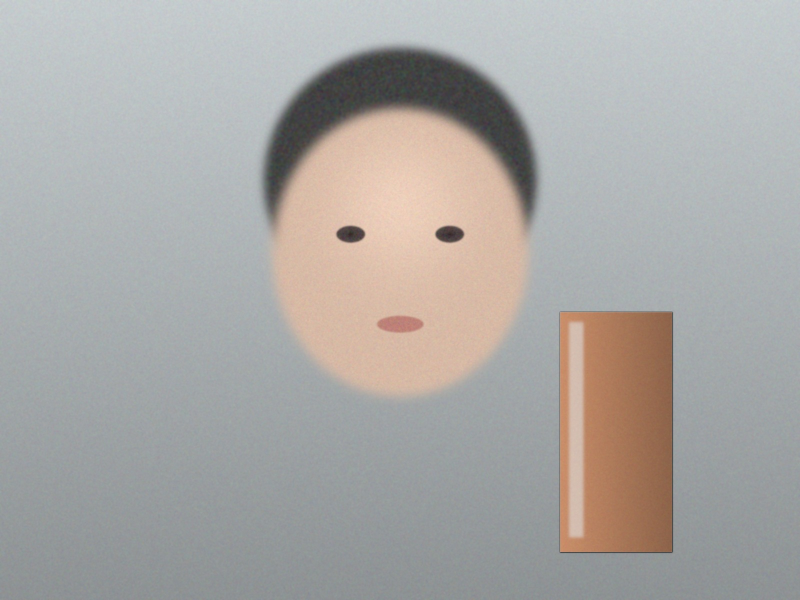
#> input picture samples/base_neutral.jpg, 1600 x 1200 px (shown at 1/2 size); its folder holds only this picture in this run
$ python -i noise.py   (imports and definitions only)
#> lines starting #> are read from the running program, lines starting #| are printed output that depends on the picture
#> further down, picture is the input picture: shape (1200, 1600, 3); mean B, G, R 166.1, 168.4, 170.3
### voiceguard/forensics/ela.py
"""检测器一：ELA 误差水平分析（Error Level Analysis）

原理：把图以固定 JPEG 质量重压缩一次再求差。**已按某质量压缩过的区域再压缩残差小**，
从别处贴进来的"原始像素"残差大 → 压缩历史不同的区域会被点亮。

本实现严格照《图像取证算法手册》§1，并落实其最重要的工程结论：
    ELA 是「方向提示器」，不是「判定器」。必须看极性和形态，不能只看绝对值。
        z > +τ（更亮） → 拼接 / 亮度调整嫌疑（真正的伪造方向）
        z < −τ（更暗） → **优先归因美颜磨皮**（正常内容，须降权）
出处：Krawetz, Black Hat USA 2007（ELA 原始提出者，无同行评审论文，方案书勿编造 IEEE 引用）；
     Farid, IEEE SPM 2009, DOI 10.1109/MSP.2008.931079（信号基础）。
"""

from __future__ import annotations

from pathlib import Path

import cv2
import numpy as np

from .. import config
from .base import DetectionResult, is_platform_recompressed, load_and_prepare

NAME = "ela"


# ------------------------------------------------------------------ 核心算法


def compute_ela(img_bgr: np.ndarray, quality: int = 90) -> np.ndarray:
    """返回 float32 ELA 差值图（未放大），HxW，范围 [0,255]。"""
    ok, buf = cv2.imencode(".jpg", img_bgr, [int(cv2.IMWRITE_JPEG_QUALITY), int(quality)])
    if not ok:
        raise RuntimeError("JPEG 编码失败")
    recomp = cv2.imdecode(buf, cv2.IMREAD_COLOR)
    diff = cv2.absdiff(img_bgr, recomp).astype(np.float32)   # int16 语义，防 uint8 回绕
    return diff.max(axis=2)                                  # 取通道最大 → 对色度篡改更敏感


def effective_block(block: int, h: int, w: int) -> int:
    """极小图的块自适应：短边不足一个 block 时把 block 缩到短边（下限 1）。

    为什么（实测教训）：旧口径下 4×4 图配 block=8 → H//block = 0 → 退回 cell 级得到 1×1 块，
    但**切片窗口**仍是 block×block = 8×8（实际只有 16 个元素）→ reshape(1,8,1,8) 抛
    `ValueError: cannot reshape array of size 16 into shape (1,8,1,8)` —— 图还没判，报告先没了。
    让 block 跟着短边缩，切片窗口与块网格就永远自洽。

    硬约束：h ≥ block 且 w ≥ block 时返回原值 ⇒ 任何"装得下至少一个块"的图（8×8 起）
    的块切分、分数、z、regions、notes 逐字不变。
    """
    return max(1, min(int(block), int(h), int(w)))


def ela_block_score(diff: np.ndarray, block: int = 16, robust_z: float = 4.0,
                    min_area_ratio: float = 0.005) -> tuple:
    """差值图 → 块级统计 + 稳健 z + 可疑区域（连通域）。

    稳健统计（median + MAD）是关键：脸上一大片高值会把 mean/std 抬飞，
    用 mean/std 定阈值会导致"越异常越检不出"。
    """
    H, W = diff.shape
    block = effective_block(block, H, W)     # 极小图缩块（round5 症状 B）；H,W ≥ block 时原样返回
    hb, wb = H // block, W // block
    if hb < 2 or wb < 2:            # 图太小，退回 cell 级
        hb, wb = max(hb, 1), max(wb, 1)
    d = diff[: hb * block, : wb * block].reshape(hb, block, wb, block)
    block_mean = d.mean(axis=(1, 3))                     # (hb, wb) 块级 ELA 强度

    med = float(np.median(block_mean))
    mad = float(np.median(np.abs(block_mean - med))) + 1e-6
    sigma_hat = 1.4826 * mad                             # 与正态 std 一致的稳健尺度
    z = (block_mean - med) / sigma_hat                   # 块级稳健 z

    mask = (np.abs(z) > robust_z).astype(np.uint8)       # 双向：亮/暗都算异常
    if mask.any():
        mask = cv2.morphologyEx(mask, cv2.MORPH_OPEN, np.ones((2, 2), np.uint8))
    n, lab, stats, _ = cv2.connectedComponentsWithStats(mask, 8)

    regions, area_bad = [], 0
    for i in range(1, n):
        x, y, w, h, area = stats[i]
        if area / float(hb * wb) < min_area_ratio:
            continue
        sel = lab[y : y + h, x : x + w] == i          # 只统计**掩膜内**的块
        sub = z[y : y + h, x : x + w]
        vals = sub[sel] if sel.any() else sub
        z_mean, z_peak = float(vals.mean()), float(vals.max())
        pix = (x * block, y * block, w * block, h * block)
        regions.append({
            "bbox": [int(v) for v in pix],
            "z": round(z_peak, 3),          # 兼容字段：阈值判定看峰值
            "z_peak": round(z_peak, 3),
            "z_mean": round(z_mean, 3),     # 区域整体强度（只在掩膜内平均）
            "n_blocks": int(sel.sum()),
            "polarity": "brighter" if z_mean > 0 else "darker",
            "area_ratio": float(area / float(hb * wb)),
            "shape": _shape_hint(diff, pix, block),
        })
        area_bad += area

    regions.sort(key=lambda r: abs(r["z_peak"]), reverse=True)
    cv_ratio = float(block_mean.std() / (block_mean.mean() + 1e-6))
    return block_mean, z, regions, float(area_bad / float(hb * wb)), cv_ratio


# [40 lines left out: function _shape_hint, not called in this run]


# ------------------------------------------------------------------ 检测器入口


def ela_detector(img_bgr: np.ndarray, cfg: dict | None = None, meta: dict | None = None) -> DetectionResult:
    cfg = {**config.ELA_CFG, **(cfg or {})}
    meta = meta or {"is_jpeg": False, "shape": img_bgr.shape, "exif_present": False}
    H, W = img_bgr.shape[:2]

    # 小图降块（手册：短边<600 用 block=8）
    block = cfg["block"] if min(H, W) >= 600 else 8
    block_eff = effective_block(block, H, W)   # 极小图（短边 < block）缩块；正常图原样返回
    too_small = block_eff < block              # 短边装不下一个块 → 本次 ELA 不适用

    diff = compute_ela(img_bgr, cfg["quality"])
    block_mean, z, regions, area_ratio, cv_ratio = ela_block_score(
        diff, block=block_eff, robust_z=cfg["robust_z"], min_area_ratio=cfg["min_area_ratio"]
    )

    # ---- 交叉验证 q=75：只在某个 q 下出现的区域大概率是纹理/美颜伪影
    diff_x = compute_ela(img_bgr, cfg["quality_cross"])
    _, _, regions_x, _, _ = ela_block_score(
        diff_x, block=block_eff, robust_z=cfg["robust_z"], min_area_ratio=cfg["min_area_ratio"]
    )
    supported = 0
    for r in regions:
        if any(_iou(r["bbox"], rx["bbox"]) >= 0.3 and rx["polarity"] == r["polarity"] for rx in regions_x):
            r["dual_q"] = True
            supported += 1
        else:
            r["dual_q"] = False
    dual_q_consistency = (supported / len(regions)) if regions else 1.0

    # ---- 极性加权打分（手册 §1.6.1：w_pos=1.0, w_neg=0.33）
    weighted = 0.0
    for r in regions:
        w_ = cfg["w_pos"] if r["polarity"] == "brighter" else cfg["w_neg"]
        if not r["dual_q"]:                 # 双 q 不一致 → 再降一半
            w_ *= 0.5
        weighted += r["area_ratio"] * w_
    score = min(1.0, weighted / cfg["score_full_area"])

    # ---- confidence 三档（手册 §1.6.3 / §1.6.4）
    notes: list[str] = []
    conf = "high"
    platform_rc, signals = is_platform_recompressed(meta)
    no_jpeg_history = not meta.get("is_jpeg", False)
    if cfg["quality"] >= cfg["q_reversal_warn"]:
        notes.append(f"⚠️ 重压缩质量 q={cfg['quality']} ≥ {cfg['q_reversal_warn']}：已实测到"
                     "『磨皮区 ELA 反升、极性变偏亮』的误报（2026-09-18 回归测试），"
                     "建议 q 取原图质量−5~10（默认 90）。")

    if too_small:
        # 与"无 JPEG 历史"同族的第三类"不适用"：样本量根本不够，缩块只是让流程走得下去。
        # 同样绝不能输出"无异常"——1×1 图上"没检出异常块"是恒真的废话，会被读成"干净"。
        conf = "low"
        score *= config.LOW_CONF_PENALTY
        notes.append(f"图太小（{W}×{H}，短边装不下一个 {block}px 分析块）→ ELA 不适用"
                     f"（**不是『无异常』**）：已把块缩到 {block_eff}px 仅为让流程走完，"
                     "块级稳健统计没有足够样本，任何残差都无区分度。"
                     "建议改用噪声残差/纹理检测器，或请创作者提供原始尺寸图。")
    elif no_jpeg_history:
        # 关键：不能输出"无异常"，那会被误读为"没篡改"。必须声明不适用。
        conf = "low"
        score *= config.LOW_CONF_PENALTY
        notes.append("输入无 JPEG 压缩历史（PNG/截图）→ ELA 不适用，全图残差均匀无区分度；"
                     "建议改看噪声残差与纹理检测器。注意：这是『不适用』，不是『无异常』。")
    elif platform_rc:
        conf = "low"
        score *= config.PLATFORM_PENALTY
        notes.append("疑似平台二次压缩（" + "；".join(signals) + "）→ 原始压缩史已被覆盖，"
                     "ELA 证据力弱，分数已按 0.3 降权。主动声明局限，是可信度的一部分。")
    elif dual_q_consistency < 0.5 and regions:
        conf = "mid"
        notes.append(f"双质量交叉验证一致性仅 {dual_q_consistency:.0%}（q=90 与 q=75 区域不重合）"
                     "→ 可疑区更可能来自纹理/美颜伪影，已降级。")
    if cv_ratio < 0.15 and not no_jpeg_history and not too_small:
        notes.append(f"全图块级 ELA 离散度很低（CV={cv_ratio:.3f}）→ 图像可能经过全局统一处理"
                     "（整图套了同一滤镜），此时 ELA 敏感性下降，勿据此下结论。")

    for r in regions[:5]:
        x, y, w, h = r["bbox"]
        if r["polarity"] == "brighter":
            notes.append(f"检测到残差高于全图中位的区域：位于 (x={x}, y={y}, {w}×{h})，"
                         f"峰值 z=+{r['z_peak']:.1f}（区域均值 z={r['z_mean']:+.1f}，{r['n_blocks']} 块），"
                         f"形态：{r['shape']}，"
                         f"双质量一致性={'是' if r['dual_q'] else '否'}。符合拼接/亮度调整特征。")
        else:
            notes.append(f"检测到大片低残差区：位于 (x={x}, y={y}, {w}×{h})，"
                         f"峰值 z={r['z_peak']:.1f}（区域均值 z={r['z_mean']:+.1f}，{r['n_blocks']} 块），"
                         f"形态：{r['shape']} → **优先归因美颜磨皮**（正常内容），已按 0.33 权重降权。")
    if not regions:
        if no_jpeg_history or too_small:
            # 不适用时不评价：说"未检出异常块"会被顺读成"没篡改"。
            notes.append("（本次输入 ELA 不适用，故不作『未检出异常』的评价。）")
        else:
            notes.append("未检出显著 ELA 异常块。注意：这不等于『未篡改』——平台重压缩/全局滤镜会抹平 ELA 对比。")

    heatmap = _to_unit(block_mean)
    raw = {
        "diff_img": diff,
        "block_mean": block_mean,
        "z": z,
        "quality": cfg["quality"],
        "quality_cross": cfg["quality_cross"],
        # 报告**实际用的**块尺寸：极小图上它 < 名义 block，藏着会让复核者复算不出来
        "block": block_eff,
        "robust_z": cfg["robust_z"],
        "median": float(np.median(block_mean)),
        "sigma_hat": float(1.4826 * np.median(np.abs(block_mean - np.median(block_mean)))),
        "cv_ratio": cv_ratio,
        "area_ratio_abs": area_ratio,
        "area_ratio_weighted": weighted,
        "dual_q_consistency": dual_q_consistency,
        "platform_recompressed": platform_rc,
        "platform_signals": signals,
        "jpeg_history": not no_jpeg_history,
        "viz_scale": cfg["viz_scale"],
    }
    if too_small:
        # 只在"真太小"时多出这个字段 —— ≥block 的图的 raw 一个键都不许多
        raw["too_small"] = True
    return DetectionResult(
        name=NAME,
        score=float(score),
        raw=raw,
        heatmap=heatmap,
        regions=regions,
        confidence=conf,
        notes=notes,
    )


# ------------------------------------------------------------------ 小工具


def _to_unit(block_mean: np.ndarray) -> np.ndarray:
    """块级图 → [0,1]（用 99 分位归一，避免个别极大值把整图压暗）。"""
    hi = float(np.percentile(block_mean, 99))
    hi = hi if hi > 1e-6 else float(block_mean.max()) or 1.0
    return np.clip(block_mean / hi, 0, 1).astype(np.float32)


# [9 lines left out: function _iou, not called in this run]


# ------------------------------------------------------------------ CLI

# [17 lines that do not run on import are left out]

### voiceguard/forensics/base.py
"""层1 取证层：统一接口 + 统一预处理 + 可视化

统一签名（手册 §0.2 约定）：
    detector(img_bgr, cfg=None, meta=None) -> DetectionResult

设计要点（三条贯穿全项目的原则）：
1. 检测器必须自报 confidence —— "不适用"和"无异常"是两回事，绝不能混为一谈。
2. 所有判定都要能指向一张证据图 —— 这是本项目"可解释"的物理基础。
3. 异常 ≠ 伪造：先归因（美颜/平台压缩能不能解释），再打分。
"""

from __future__ import annotations

import json
from dataclasses import dataclass, field
from pathlib import Path
from typing import Any, Callable, Optional

import cv2
import numpy as np

# ---------------------------------------------------------------- 结果结构


@dataclass
class DetectionResult:
    """检测器统一返回结构。score 越大越可疑；confidence 说明"我这次靠不靠谱"。"""

    name: str
    score: float = 0.0                             # 归一化 [0,1]
    raw: dict = field(default_factory=dict)        # 未归一化的原始量（供融合层重标定）
    heatmap: Optional[np.ndarray] = None           # float32 [0,1]，与图同尺寸
    regions: list = field(default_factory=list)    # [{"bbox","score","reason",...}]
    confidence: str = "mid"                        # high | mid | low
    notes: list = field(default_factory=list)      # 人话解释，Agent 直接引用
    #: 三态：ok（跑成了）/ unavailable（没跑成，原因见 reason）。第三种"无"＝该检测器
    #: 压根不在这一轮的名单里（报告 detectors 里就不会有这一条）—— 三者必须分得开。
    #: 默认 "ok" 是刻意的：既有默认路径的产物 JSON **不加新键**，冻结样张才能逐字节重放。
    status: str = "ok"
    reason: str = ""                               # status != "ok" 时的一行原因

    # [69 lines left out: functions unavailable, as_dict, brief, _plain, not called in this run]


DetectorFn = Callable[..., DetectionResult]


# ---------------------------------------------------------------- 预处理（手册 §0.3）


# [35 lines left out: function load_and_prepare, not called in this run]


def is_platform_recompressed(meta: dict) -> tuple[bool, list[str]]:
    """平台二次压缩粗判（手册 §1.6.3）。

    平台重压缩会覆盖原始压缩史 → ELA 整体失效，必须主动降权并声明。
    判据取 2 条以上即认为"疑似平台处理过"，宁可误判为"已处理"也不虚报证据力。
    """
    signals: list[str] = []
    if not meta.get("exif_present"):
        signals.append("EXIF 已剥离（平台上传的典型特征）")
    h, w = meta["shape"][0], meta["shape"][1]
    if min(h, w) in (1080, 1350, 1440, 720, 640):
        signals.append(f"短边={min(h, w)} 命中平台常见输出尺寸")
    return len(signals) >= 2, signals


# ---------------------------------------------------------------- 可视化


# [27 lines left out: functions render_heatmap_overlay, render_diff_amplified, draw_regions, not called in this run]


_CJK_FONT_CACHE: dict = {}


# [25 lines left out: function _cjk_font, not called in this run]


#: 证据图单面板的尺寸上限：宽 ≤ 900 且 高 ≤ 1400（**双向**限幅）。
PANEL_MAX_W, PANEL_MAX_H = 900, 1400


# [113 lines left out: functions _fit_panel, _put_cjk, make_evidence_sheet, save_result, not called in this run]

### voiceguard/forensics/noise.py
# -*- coding: utf-8 -*-
"""噪声残差一致性（`noise`）—— 层1 观察栏维度（B 档）：为「同源 / 异源」提供一条可复核的度量。

**先验（为什么这样做）**：跨源拼接贴进来的那块来自**另一台设备 / 另一张图**，它带来的是
「不匹配的噪声场」—— `samples/make_splice_sample.py:7-12` 记录了实测：**纯提亮 gain 1.0→2.0
全部检不出，噪声差异 σ≥4 才稳定检出**。所以判据该落在**噪声残差的台阶**上，而不是残差本身的
幅值：后者会被**同源硬边**（产品瓶矩形边界、高光带）与**重压缩伪影**同样满足。

**这条维度是实测检验过的（照登，含证伪）**：把它接进判定（让 `R-SPLICE-SUSPECT-REVIEW`
以它为佐证）在「拼接**后**再重编码」的样本上同时失去佐证（两侧噪声场被一起同质化）
⇒ 误报换来漏判。预注册与持出集证伪：
`D:/_lg_survey/P1-7-PREREG-noise-step-2026-10-01.md`（§6 期望 → §7 证伪照登）。

⚠️ 落地形态 = **观察栏（B 档）**：`guard.build_observations` 收它，但
  · **不进 `report.evidence`**（左栏物证）· **不进 `rules.yaml` 的任何 `when:`** ⇒ 判定面不变。
  ⚠️ 机制真身**不是**「挡在信号表外」（2026-10-01 round42 亲测更正）：`guard.build_signals`
  （`guard.py:170` 的 `for r in _ran(results)`）**不看** `default`，`forensics.noise.*` 照样写进信号表
  （实测 32 个键，`D:/_lg_survey/round42/probe_signals_r42.txt`）。真正挡住判定的是
  **`rules.yaml` 从不引用 `forensics.noise.*`**（实测引用 0 次；`forensics.ela.*` 16 次）。
  `guard._judging()`（`guard.py:141-151`）另挡两处 —— 兜底 `confidence`（`guard.py:432`）
  与证据表挑拣（`guard.py:447`）；这两处才让「开了观察栏判定逐字节不变」成立。

**数字纪律**：判据 / 阈值**一律**从 `config.NOISE_CFG` 读；文件里只剩公式常数与措辞分档。
"""

from __future__ import annotations

import cv2
import numpy as np

from .. import config
from .base import DetectionResult
from .ela import ela_detector

NAME = "noise"

#: 自述边界（单一来源）：notes、观察栏的 what_it_measures / what_it_does_not 都取自这里。
_MEASURES = ("ELA 偏亮区域**框内**与**框外环带**的高通残差中位幅值之比（log2）："
             "度量「该区是否来自与全图不同的噪声场」")
_NOT_MEASURES = ("不判真伪：只报「框内噪声残差是否显著高于框外」。⚠️ 图像**被再编码**"
                 "（含尺寸不变的降质重压缩）后台阶会消失 —— 实测真拼接再压 q70 后台阶 −0.15，"
                 "与良性原位重压缩 −0.07 同值 ⇒ **无台阶不能排除拼接**；"
                 "本维度只在「未再压缩」区制有分辨力。")

#: 极性与显著性口径：与 ELA / lighting 同族措辞，便于人横读。
_POLARITY_NOTE = ("polarity = 参照区域相对全图的残差方向（brighter / darker），与 ELA 同口径；"
                  "显著性一律看 z_peak（幅值稳健 z，恒为正）")

#: 措辞分档（只影响 `notes` 那句中文与 `hetero` 的命名，**不是**判据 —— 判据是 `step_hetero_min`）。
_W_YES = "台阶明显"
_W_NO = "无台阶"


# [20 lines left out: function _step, not called in this run]


def _block_noise(hp: np.ndarray, block: int) -> np.ndarray | None:
    """块级噪声残差（每块的 |高通| 中位）—— 全图分布，作答「这次为什么没报」。

    ⚠️ **不可与 ELA 的块级残差直接互读**（2026-10-01 round42 更正）：本量是**灰度**高通残差的
    块内**中位**（`hp_sigma` 1.2，块恒 `block`=16）；ELA 那个是 **JPEG 重压缩差取通道最大**
    （`ela.py:37`）后的块内**均值**（`ela.py:67`），且短边 < 600 时块降为 8（`ela.py:157`）。
    不同量、不同块网格 ⇒ 量纲与数值都不可比（只有`brighter/darker` 极性词是同族的）。
    """
    H, W = hp.shape
    hb, wb = H // block, W // block
    if hb < 1 or wb < 1:
        return None
    sub = np.abs(hp[: hb * block, : wb * block]).reshape(hb, block, wb, block)
    return np.median(sub.transpose(0, 2, 1, 3).reshape(hb, wb, block * block), axis=2)


def _raw(cfg: dict, *, n_blocks: int, block: int, global_median: float, global_cv: float,
         n_ref_regions: int, ref_bbox, ref_z: float, step: float | None,
         inner: float | None, outer: float | None, hetero: bool, status_ok: bool) -> dict:
    """`raw` 的**唯一**构造点 —— 弃权路径也走这里（「这次没报」也要能被复核）。"""
    live = bool(status_ok and ref_bbox is not None)
    return {
        # ---- 主测量（参照区台阶）----
        "step_log2": None if step is None else round(float(step), 3),
        "inner_noise": None if inner is None else round(float(inner), 4),
        "outer_noise": None if outer is None else round(float(outer), 4),
        "hetero": bool(hetero),                       # step ≥ step_hetero_min
        "n_regions": 1 if live else 0,                # 与 lighting 同口径：出了坐标才算一个区域
        "ref_bbox": list(ref_bbox) if live else None,
        "ref_z_peak": round(float(ref_z), 3) if live else 0.0,
        "reliable": bool(status_ok),
        # ---- 全图分布（诊断：回答「这次为什么没报」）----
        "n_blocks": int(n_blocks),
        "global_noise_median": round(float(global_median), 4),
        "global_noise_cv": round(float(global_cv), 4),
        "n_ref_regions_raw": int(n_ref_regions),
        # ---- 本次工作点（复核者可复算）----
        "block": int(block), "hp_sigma": cfg["hp_sigma"],
        "inner_erode_px": cfg["inner_erode_px"], "ring_gap_px": cfg["ring_gap_px"],
        "ring_outer_px": cfg["ring_outer_px"], "min_px": cfg["min_px"],
        "region_z_min": cfg["region_z_min"], "step_hetero_min": cfg["step_hetero_min"],
        "step_score_full": cfg["step_score_full"],
        # ---- 注解（给人读；不许进 measurements）----
        "polarity_note": _POLARITY_NOTE,
        "measures": _MEASURES, "not_measures": _NOT_MEASURES,
    }


def _abstain(raw: dict, reason: str) -> DetectionResult:
    """弃权 = **显式「不适用 + 原因」**，绝不静默缺席、更不输出「无异常」。"""
    one = " ".join(str(reason).split())[:200]
    return DetectionResult(name=NAME, score=0.0, raw=raw, heatmap=None, regions=[],
                           confidence="low", notes=[f"不适用（原因：{one}）", _NOT_MEASURES],
                           status="unavailable", reason=one)


def noise_detector(img_bgr: np.ndarray, cfg: dict | None = None,
                   meta: dict | None = None) -> DetectionResult:
    cfg = {**config.NOISE_CFG, **(cfg or {})}
    H, W = img_bgr.shape[:2]
    block = int(cfg["block"])
    gray = cv2.cvtColor(img_bgr, cv2.COLOR_BGR2GRAY).astype(np.float32)
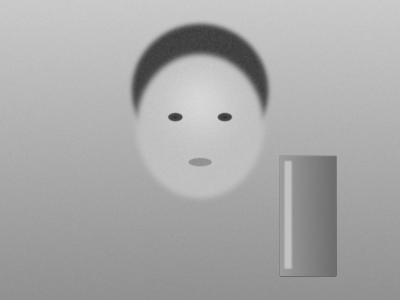
#> gray: shape (1200, 1600) float32 (shown at 1/4 size); min 42, max 220, mean 168.7
    hp = gray - cv2.GaussianBlur(gray, (0, 0), float(cfg["hp_sigma"]))
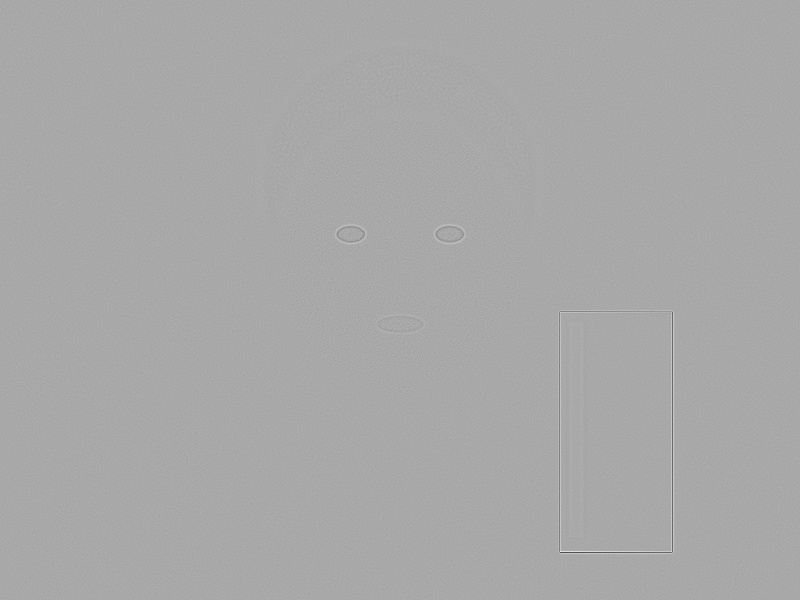
#> hp: shape (1200, 1600) float32 (shown at 1/2 size); min -57.71, max 29.56, mean 0; drawn with min black and max white
    bm = _block_noise(hp, block)
#> (the rest of the program and of its run is left out)
